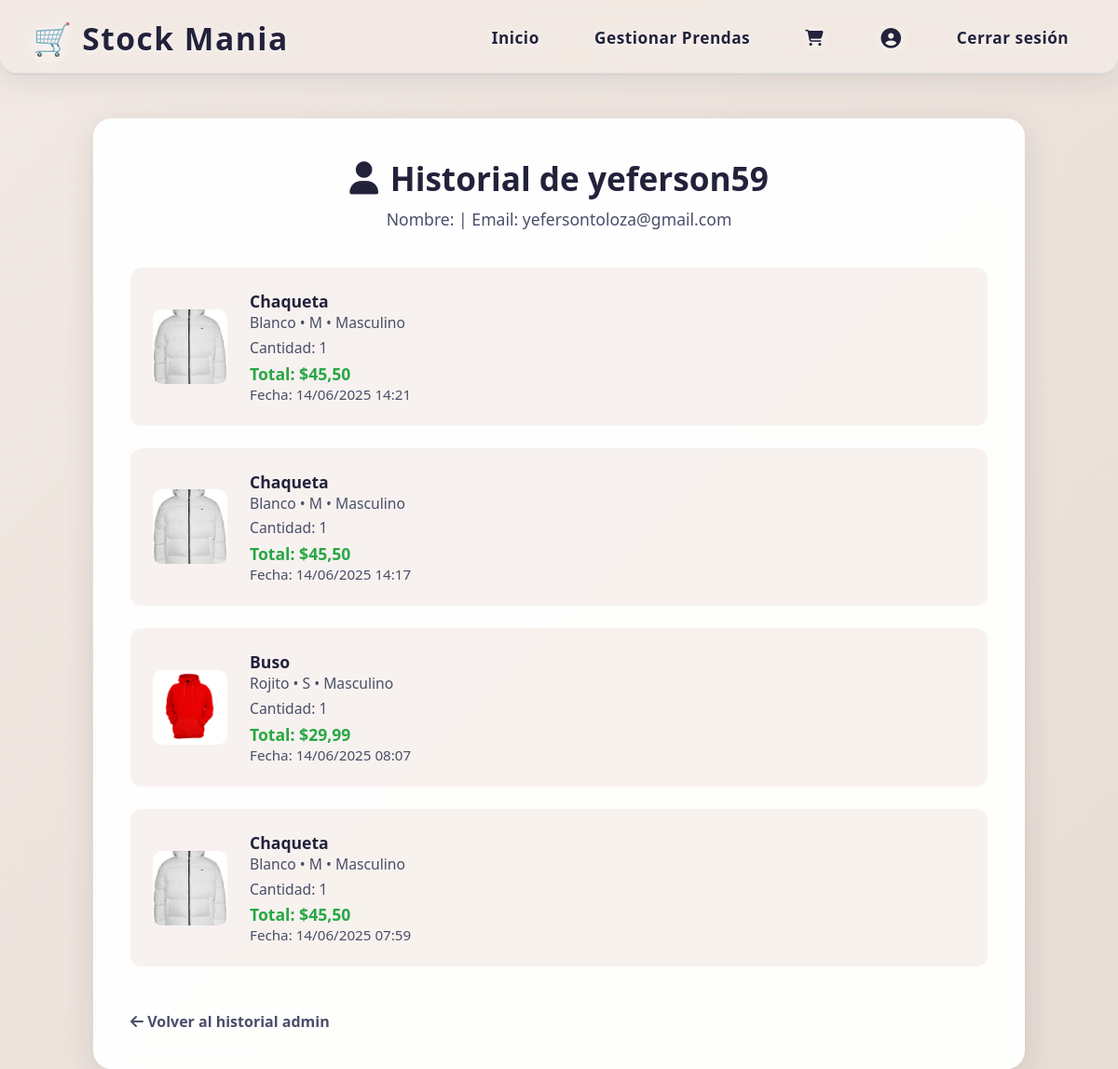
/historial/admin/usuario/12/ (signed in), run on an earlier commit of the app's database.
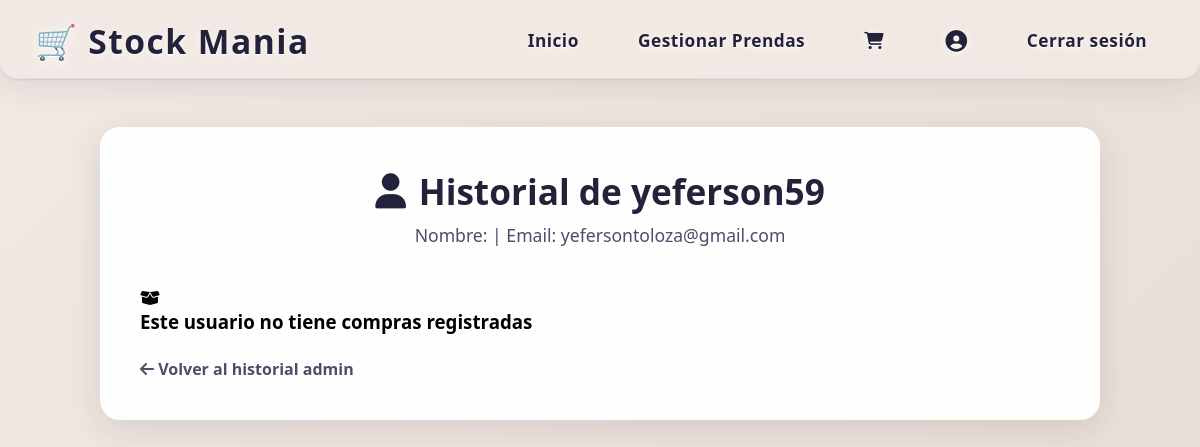
And on a later commit of the database.
### applications/historial/models.py (models this page shows, shortened)
class Historial(models.Model):
    usuario = models.ForeignKey(settings.AUTH_USER_MODEL, on_delete=models.CASCADE)
    prenda = models.ForeignKey(Prenda, on_delete=models.CASCADE)
    fecha_compra = models.DateTimeField(auto_now_add=True)
    cantidad = models.PositiveIntegerField()
    total_pago = models.DecimalField(max_digits=10, decimal_places=2)

### applications/prendas/models.py (models this page shows, shortened)
class Prenda(models.Model):
    nombre_prenda = models.CharField(max_length=100)
    color_prenda = models.CharField(max_length=50)
    talla_prenda = models.CharField(max_length=10)
    categoria_prenda = models.CharField(max_length=50)
    precio = models.DecimalField(max_digits=10, decimal_places=2, default=0.00)
    stock = models.PositiveIntegerField(default=0)  # Inventario disponible
    imagen = models.ImageField(upload_to='prendas/', blank=True, null=True)

### applications/historial/views.py (the view)
# urls.py: path('admin/usuario/<int:user_id>/', views.historial_usuario_admin, name='historial_usuario_admin'),
@login_required
def historial_usuario_admin(request, user_id):
    if not request.user.is_staff and not (hasattr(request.user, 'rol') and request.user.rol == 'admin'):
        from django.http import HttpResponseForbidden
        return HttpResponseForbidden('No tienes permisos para ver este historial.')
    User = get_user_model()
    usuario = User.objects.get(pk=user_id)
    historial = Historial.objects.filter(usuario=usuario).order_by('-fecha_compra')
    context = {
        'historial': historial,
        'usuario_obj': usuario,
        'es_usuario': False
    }
    return render(request, 'historial/historial_usuario_admin.html', context)

### applications/prendas/models.py (called while the page is built)
    def total_items(self):
        return sum(item.cantidad for item in self.items.all())

### templates/historial/historial_usuario_admin.html (shortened to what this page needs)
{% load static %}
<!DOCTYPE html>
<html lang="es">
<head>
  <link rel="stylesheet" href="https://cdnjs.cloudflare.com/ajax/libs/font-awesome/6.4.0/css/all.min.css" />
  <link rel="stylesheet" href="/static/css/principal.css">
</head>
<body>
  {% include "usuarios/header.html" %}
  <div class="historial-container">
    <div class="historial-header">
      <h1 class="historial-titulo"><i class="fa-solid fa-user"></i> Historial de {{ usuario_obj.username }}</h1>
      <p class="historial-subtitulo">Nombre: {{ usuario_obj.first_name }} {{ usuario_obj.last_name }} | Email: {{ usuario_obj.email }}</p>
    </div>
    {% if historial %}
      {% for compra in historial %}
      <div class="compra-item">
        <div class="compra-detalles">
          {% if compra.prenda.imagen %}
            <img src="{{ compra.prenda.imagen.url }}" alt="{{ compra.prenda.nombre_prenda }}" class="compra-img">
          {% else %}
            <img src="{% static 'img/placeholder.png' %}" alt="Sin imagen" class="compra-img">
          {% endif %}
          <div class="compra-info">
            <div class="compra-nombre">{{ compra.prenda.nombre_prenda }}</div>
            <div class="compra-meta">{{ compra.prenda.color_prenda }} • {{ compra.prenda.talla_prenda }} • {{ compra.prenda.categoria_prenda }}</div>
            <div class="compra-meta">Cantidad: {{ compra.cantidad }}</div>
            <div class="compra-precio">Total: ${{ compra.total_pago }}</div>
            <div class="compra-fecha">Fecha: {{ compra.fecha_compra|date:"d/m/Y H:i" }}</div>
          </div>
        </div>
      </div>
      {% endfor %}
    {% else %}
      <div class="sin-ventas">
        <i class="fa-solid fa-box-open"></i>
        <h3>Este usuario no tiene compras registradas</h3>
      </div>
    {% endif %}
    <a href="{% url 'historial:historial_admin' %}" class="volver-link"><i class="fa-solid fa-arrow-left"></i> Volver al historial admin</a>
  </div>
</body>
</html>

What changed in the data, as far as the page shows it:
removed Historial: prenda.imagen (picture), prenda.nombre_prenda "Chaqueta", prenda.color_prenda "Blanco", prenda.talla_prenda "M", prenda.categoria_prenda "Masculino", cantidad "1", total_pago "45,50", fecha_compra "14/06/2025 14:21"
removed Historial: prenda.imagen (picture), prenda.nombre_prenda "Chaqueta", prenda.color_prenda "Blanco", prenda.talla_prenda "M", prenda.categoria_prenda "Masculino", cantidad "1", total_pago "45,50", fecha_compra "14/06/2025 14:17"
removed Historial: prenda.imagen (picture), prenda.nombre_prenda "Buso", prenda.color_prenda "Rojito", prenda.talla_prenda "S", prenda.categoria_prenda "Masculino", cantidad "1", total_pago "29,99", fecha_compra "14/06/2025 08:07"
removed Historial: prenda.imagen (picture), prenda.nombre_prenda "Chaqueta", prenda.color_prenda "Blanco", prenda.talla_prenda "M", prenda.categoria_prenda "Masculino", cantidad "1", total_pago "45,50", fecha_compra "14/06/2025 07:59"
Also different on the page:
text now shown: "Este usuario no tiene compras registradas"
